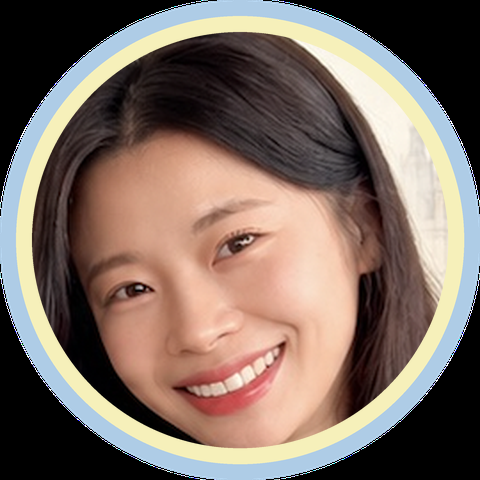
#> input picture projects/2026-11-ai-question/faces/joy-cut.png, 480 x 480 px, given in place of tex-crumple.png, which was not available
$ python papercut_face.py
#> lines starting #> are read from the running program, lines starting #| are printed output that depends on the picture; after the words box and inside, x2 and y2 are one past the last pixel; in counts of white or black regions, pixels touching at a corner belong together
"""Turn Joy's and Mark's faces into cut-paper portraits like Joy's reference (24 Nov 2026): flat paper layers in a few tones,
each layer's edge casting a small shadow on the one below, crumpled-paper light on top. Done here with OpenCV (no AI images).
Input: faces/*-cut.png (avatars with the background removed). Output: remotion/public/paper/*-head.png.
Run (repo root): tools/fx-venv/bin/python projects/2026-11-ai-question/papercut_face.py"""
import cv2, numpy as np
D = "projects/2026-11-ai-question/faces"
tex = cv2.imread("remotion/public/paper/tex-crumple.png", 0).astype(np.float32)
#> tex: shape (480, 480) float32; min 0, max 255, mean 113.5
for n, k in (("joy", 11), ("mark", 11)):
    im = cv2.imread(f"{D}/{n}-cut.png", cv2.IMREAD_UNCHANGED); im = cv2.resize(im, (960, 960), interpolation=cv2.INTER_LANCZOS4)
    yy, xx = np.mgrid[:960, :960]; circ = ((xx - 480) ** 2 + (yy - 480) ** 2) < 418 ** 2
    a = (im[..., 3] > 128) & circ; bgr = im[..., :3]
#> after `a = (im[..., 3] > 128) & circ`:
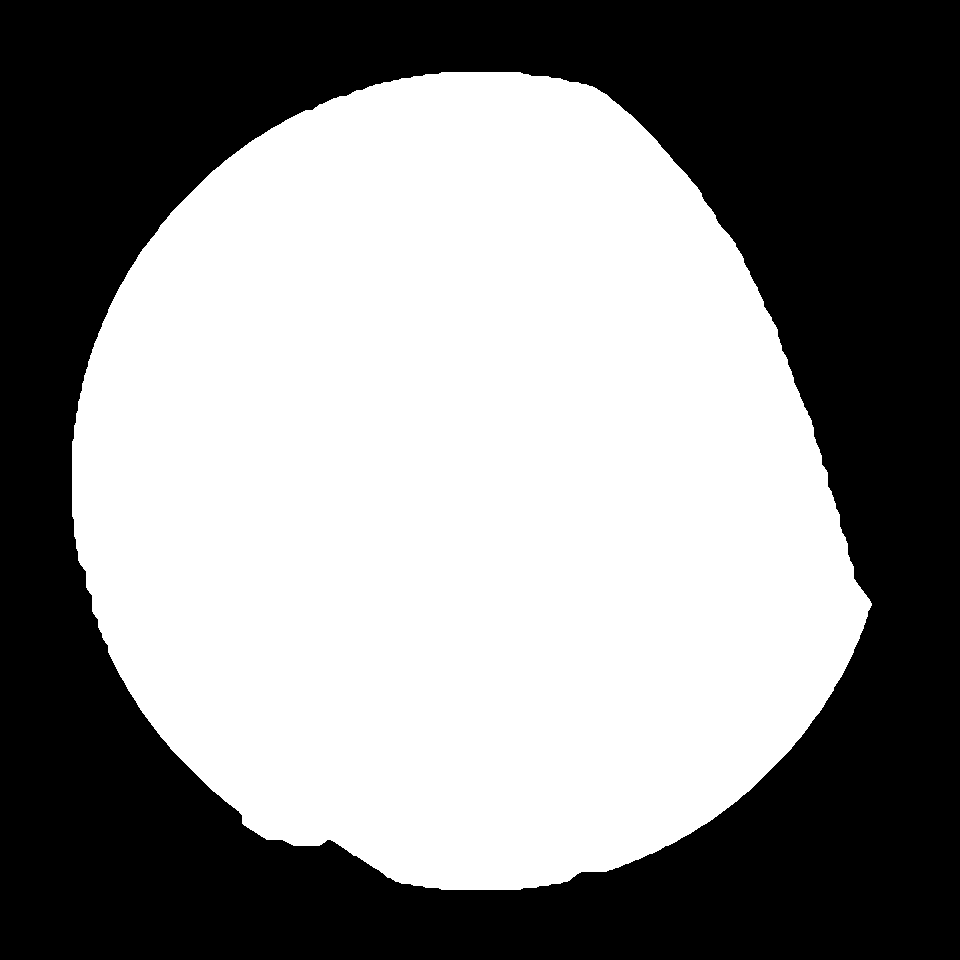
#> a: shape (960, 960) bool; 53.6% white; 1 black region, box (x1, y1, x2, y2) and area: (0, 0, 960, 960) 427700
    sm = bgr.copy()
    for _ in range(4): sm = cv2.bilateralFilter(sm, 11, 40, 9)
    lab = cv2.cvtColor(sm, cv2.COLOR_BGR2LAB).reshape(-1, 3).astype(np.float32); pts = lab[a.reshape(-1)]
    _, lbl, cen = cv2.kmeans(pts, k, None, (cv2.TERM_CRITERIA_EPS + cv2.TERM_CRITERIA_MAX_ITER, 30, .5), 4, cv2.KMEANS_PP_CENTERS)
#> cen = [[86.31, 137.1, 135.3], [203.7, 142.2, 147], [7.88, 131.4, 128.8], [136.7, 147.8, 148], [160.1, 146.3, 148.3], [48.11, 135.2, 132.1], [108.3, 144.5, 143.5], [219.2, 138.1, 144.8], [180.6, 144.7, 147.9], [67.51, 135.2, 132.4], [28.88, 135.4, 131.6]]
    full = np.zeros(960 * 960, np.int32); full[a.reshape(-1)] = lbl[:, 0] + 1; full = full.reshape(960, 960).astype(np.uint8)
    full = cv2.medianBlur(full, 9); full = cv2.medianBlur(full, 7)        # simplify shapes like cut paper
    order = np.argsort(cen[:, 0])                                          # dark layers at the bottom, light ones on top
#> order = [2, 10, 5, 9, 0, 6, 3, 4, 8, 1, 7]
    out = np.zeros((960, 960, 3), np.float32)
    cols = cv2.cvtColor(cen.reshape(1, -1, 3).astype(np.uint8), cv2.COLOR_LAB2BGR).reshape(-1, 3).astype(np.float32)
#> cols = [[69, 74, 97], [163, 187, 236], [10, 8, 16], [94, 114, 169], [117, 139, 194], [40, 42, 58], [76, 90, 133], [185, 207, 245], [139, 161, 213], [56, 58, 75], [25, 26, 40]]
    for rank, ci in enumerate(order):
        m = (full == ci + 1)
        out[m] = cols[ci]
#> this loop made 11 passes
#> ci on passes 1 to 11: 2, 10, 5, 9, 0, 6, 3, 4, 8, 1, 7
#> pass 1, `m = (full == ci + 1)`:
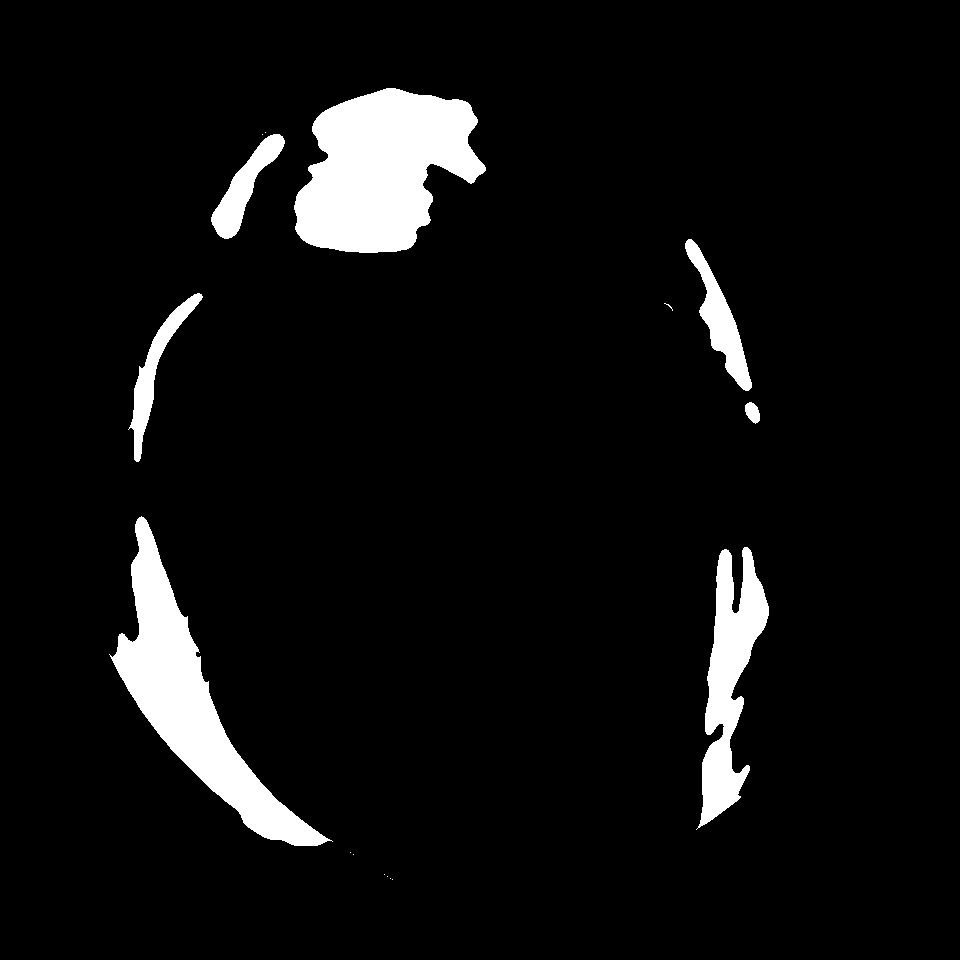
#> m: shape (960, 960) bool; 6.2% white; 16 white regions (9 under 20 px), largest, box (x1, y1, x2, y2) and area: (294, 88, 486, 253) 21526, (109, 516, 333, 846) 18104, (696, 547, 769, 830) 9169
#> after the loop:
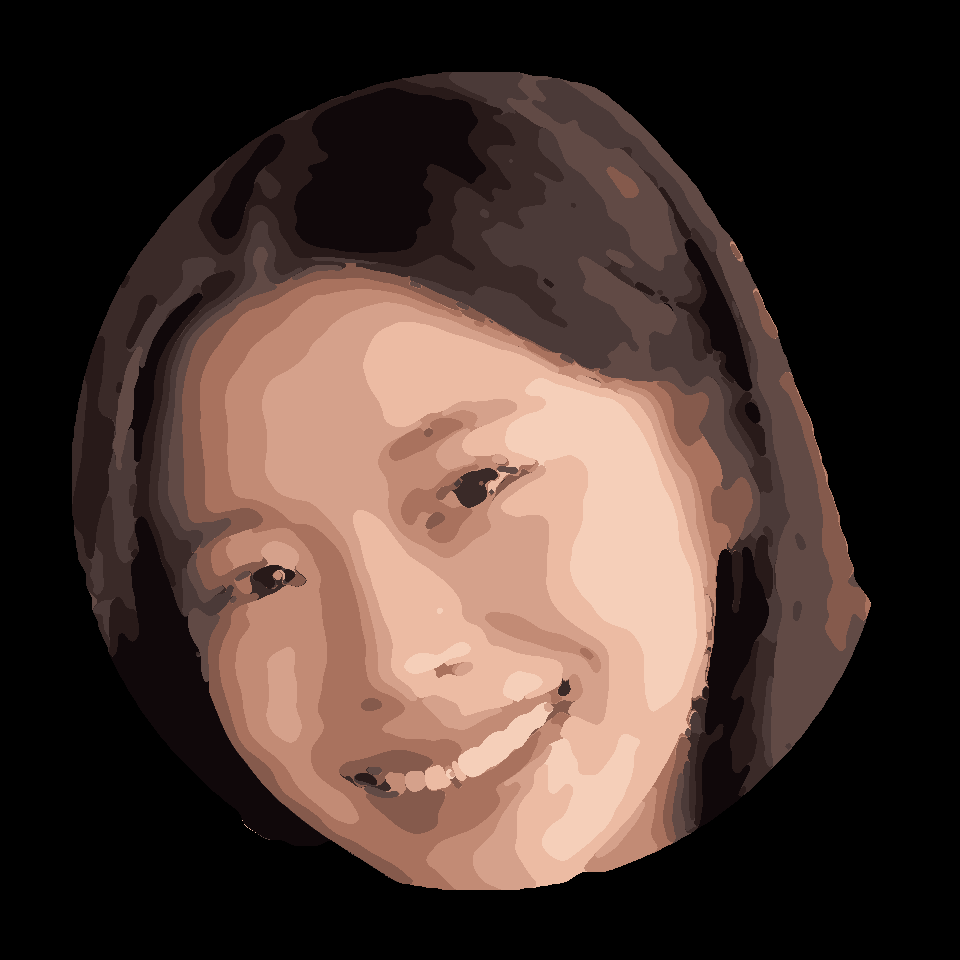
#> out: shape (960, 960, 3) float32; mean of channels 0, 1, 2 48.5, 55, 73.1; drawn as B, G, R
    # layer edges: each lighter layer casts a soft shadow onto darker ones (light from the top-left)
    L = np.zeros((960, 960), np.float32)
    for rank, ci in enumerate(order): L[full == ci + 1] = rank + 1
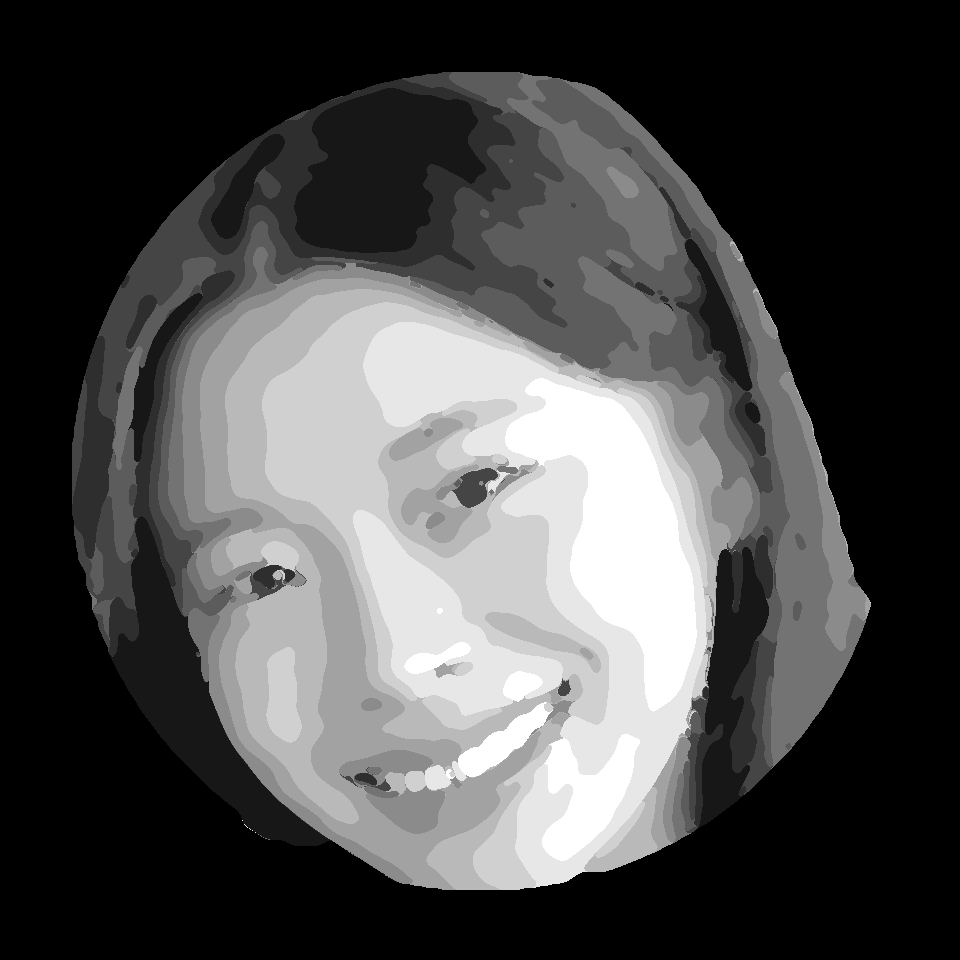
#> L: shape (960, 960) float32; min 0, max 11, mean 3.26; drawn with min black and max white
    up = cv2.GaussianBlur(L, (0, 0), 3); shift = np.roll(np.roll(up, 4, 0), 4, 1)
    shadow = np.clip(shift - L, 0, 3) * 18; light = np.clip(L - np.roll(np.roll(up, -2, 0), -2, 1), 0, 3) * 10
    out = out - shadow[..., None] + light[..., None]
    # thin drawn lines where the face has real detail (eyes, brows, lips), like the pencil lines on the reference
    g = cv2.cvtColor(sm, cv2.COLOR_BGR2GRAY); ed = cv2.Canny(cv2.GaussianBlur(g, (0, 0), 1.6), 40, 90) * a
#> after `ed = cv2.Canny(cv2.GaussianBlur(g, (0, 0), 1.6), 40, 90) * a`: ed: shape (960, 960); 0.53% white in thin lines or dots, all inside (x1, y1, x2, y2) = (110, 90, 872, 882)
    ed = cv2.GaussianBlur(cv2.dilate(ed, np.ones((2, 2), np.uint8)).astype(np.float32), (0, 0), .8) / 255
    out = out * (1 - ed[..., None] * .55)
    t = cv2.resize(tex, (960, 960)); out = out * (0.86 + (t / 255) * .28)[..., None]
    out = np.clip(out + np.random.default_rng(2).normal(0, 3, (960, 960, 1)), 0, 255).astype(np.uint8)
    alpha = (full > 0).astype(np.uint8) * 255
    border = cv2.dilate(alpha, cv2.getStructuringElement(cv2.MORPH_ELLIPSE, (15, 15)))
    res = np.dstack([np.where(alpha[..., None] > 0, out, np.array([238, 244, 248], np.uint8)), border])
    ys, xs = np.nonzero(border); res = res[ys.min():ys.max() + 1, xs.min():xs.max() + 1]
#> after `res = res[ys.min():ys.max() + 1, xs.min():xs.max() + 1]`:
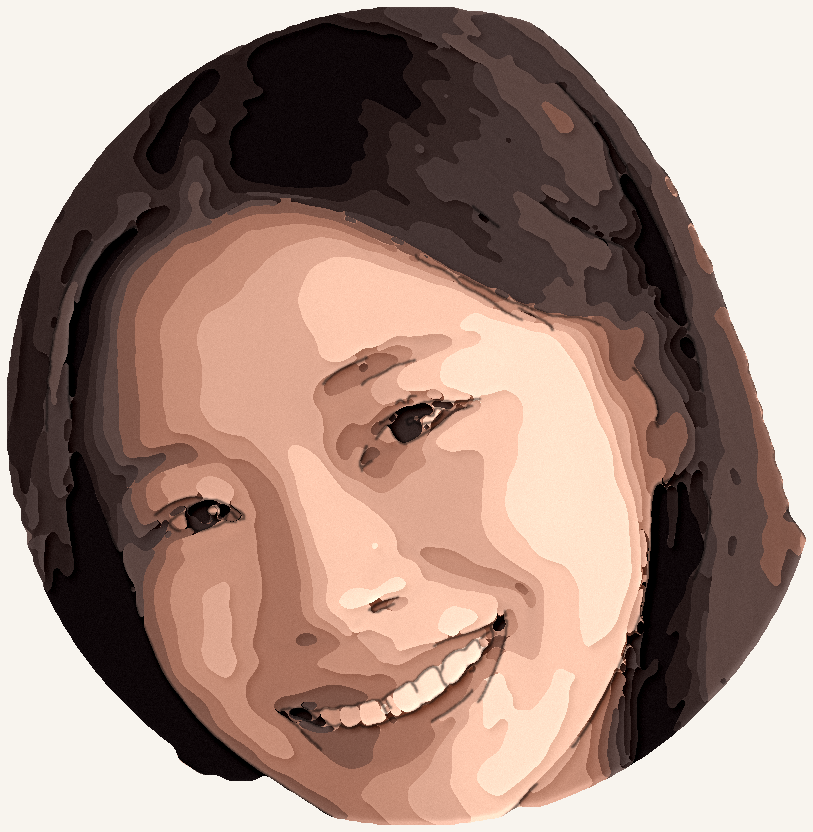
#> res: shape (832, 813, 4); mean of channels 0, 1, 2, 3 130.6, 141.5, 166.6, 193.1; drawn as B, G, R
    cv2.imwrite(f"remotion/public/paper/{n}-head.png", res); print(n, res.shape)
#| joy (832, 813, 4)
#> pass 2 of the loop `for n, k in (("joy", 11), ("mark", 11)):`:
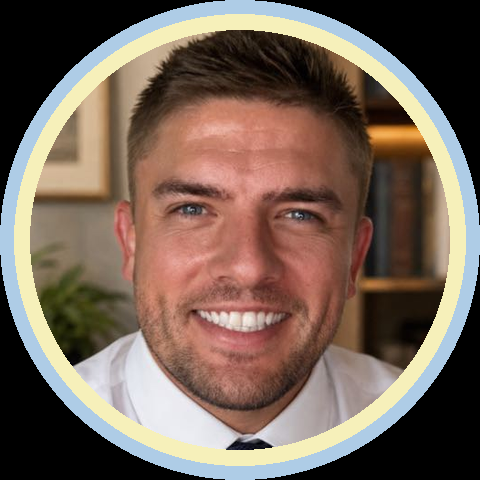
#> input picture projects/2026-11-ai-question/faces/mark-cut.png, 480 x 480 px, found by its file name
#> im is the input picture: shape (480, 480, 4); mean B, G, R, A 88.3, 100.3, 118.3, 146.2
#> im: shape (960, 960, 4)
#> `a = (im[..., 3] > 128) & circ`:
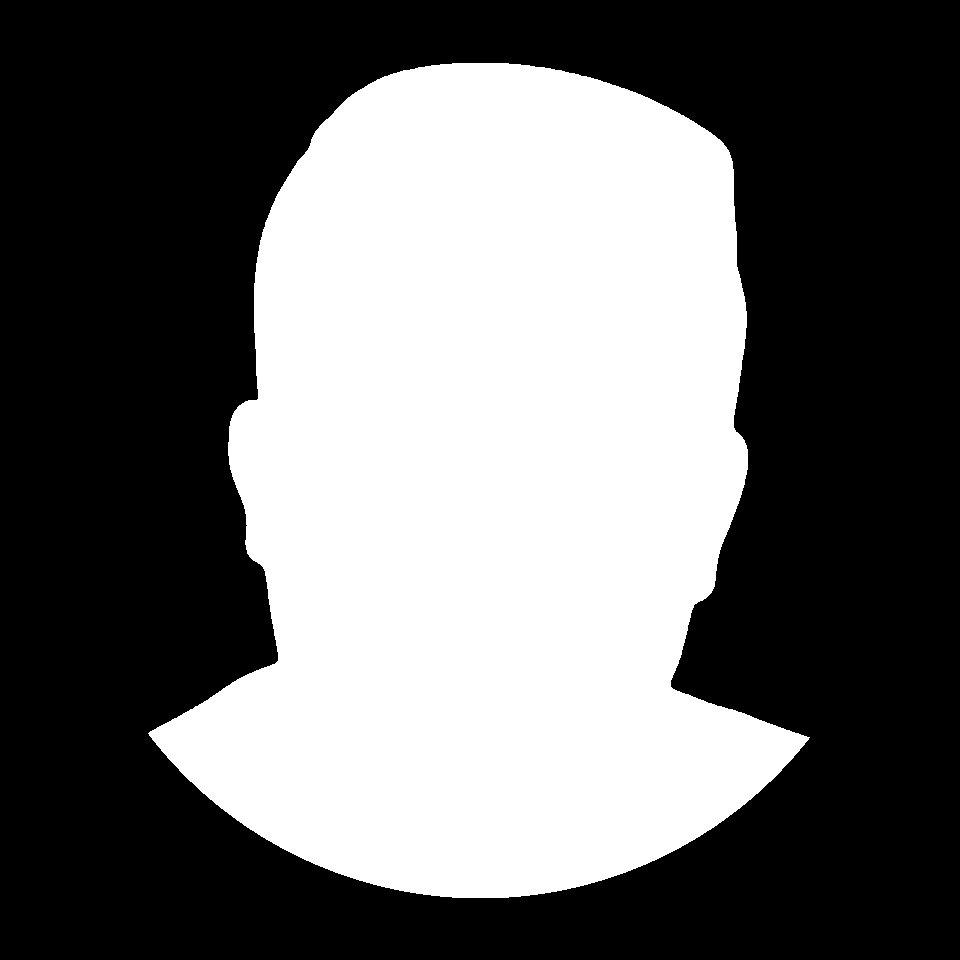
#> a: shape (960, 960) bool; 41.4% white; 1 white region, box (x1, y1, x2, y2) and area: (148, 63, 810, 898) 381540
#> cen = [[152.3, 151.9, 148.7], [48.77, 135.2, 139.1], [230.3, 129.2, 125.7], [118.1, 147.2, 145.9], [76.46, 142.2, 142.6], [191.9, 131.4, 128], [19.55, 132, 133.6], [171.2, 151.9, 146.4], [135.3, 149, 147], [158.7, 133, 131.7], [96.71, 145.2, 145.1]]
#> order = [6, 1, 4, 10, 3, 8, 0, 9, 7, 5, 2]
#> cols = [[110, 128, 192], [30, 42, 60], [233, 227, 226], [82, 97, 148], [49, 61, 97], [184, 183, 190], [15, 20, 30], [132, 147, 213], [95, 112, 170], [145, 147, 161], [62, 78, 122]]
#> the loop `for rank, ci in enumerate(order):` made 11 passes
#> the loop `for rank, ci in enumerate(order): L[full == ci + 1] = rank + 1` made 11 passes
#> `g = cv2.cvtColor(sm, cv2.COLOR_BGR2GRAY)`:
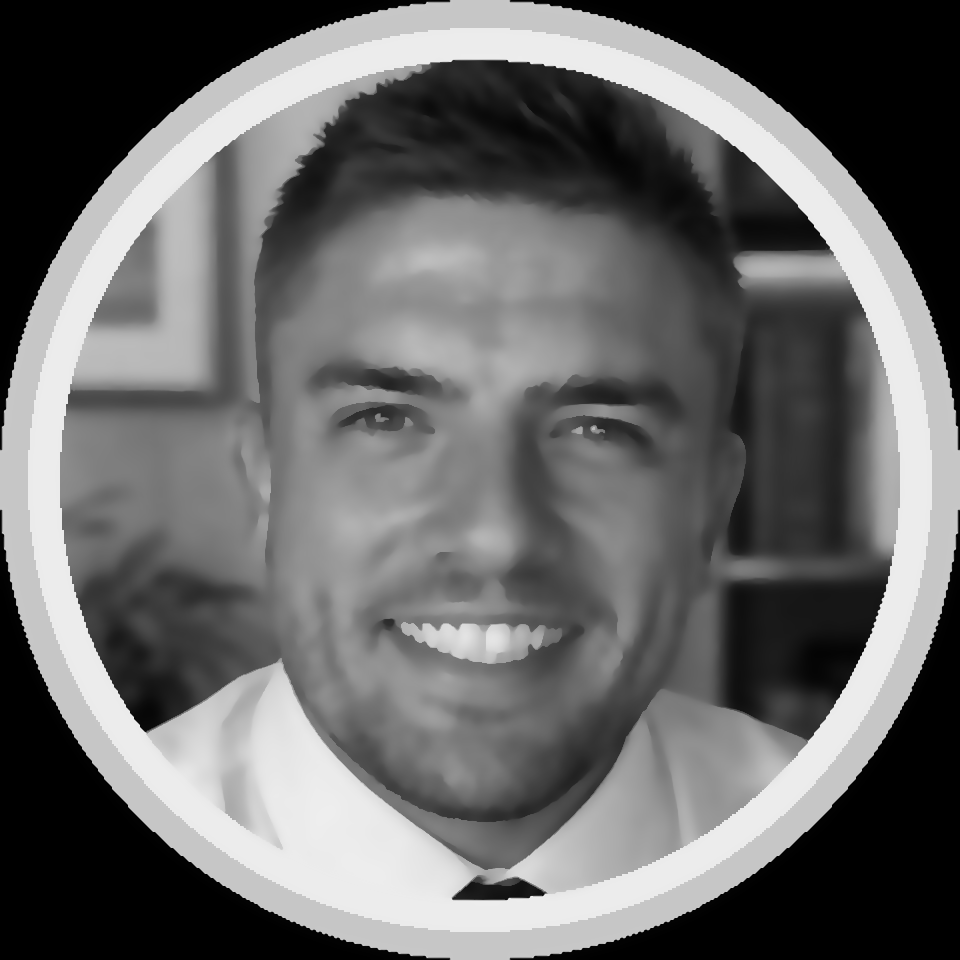
#> g: shape (960, 960); min 0, max 238, mean 104.4
#| mark (849, 671, 4)
